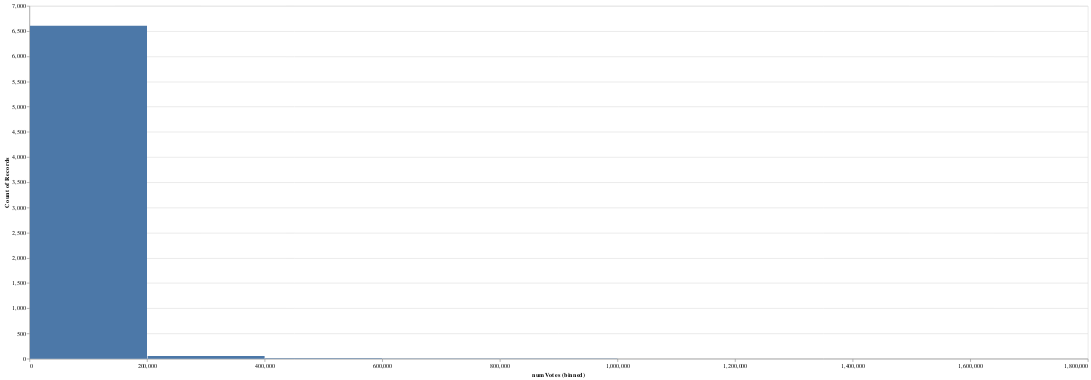

Notebook source saved alongside this figure:
### Code cell
alt.Chart(series).mark_bar(tooltip=True).encode(
    alt.X("numVotes:Q", bin=True),
    alt.Y("count():Q")
).properties(width=1800, height=600)

### Figure 1 — Vega-Lite specification as saved in the notebook (floating-point values rounded to 4 significant figures; data arrays with more than 128 entries replaced by an {"elided": "..."} marker saying what was removed)
{"config": {"view": {"continuousWidth": 400, "continuousHeight": 300}}, "data": {"name": "data-36aeafc772a6f3c12225f32964f00091"}, "mark": {"type": "bar", "tooltip": true}, "encoding": {"x": {"type": "quantitative", "bin": true, "field": "numVotes"}, "y": {"type": "quantitative", "aggregate": "count"}}, "height": 600, "width": 1800, "$schema": "https://vega.github.io/schema/vega-lite/v4.8.1.json", "datasets": {"data-36aeafc772a6f3c12225f32964f00091": {"elided": "6678 records"}}}
